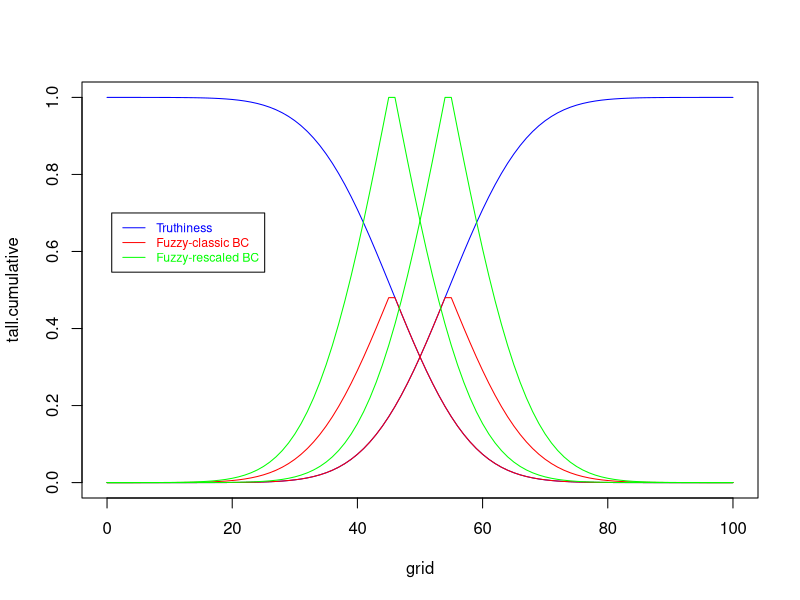
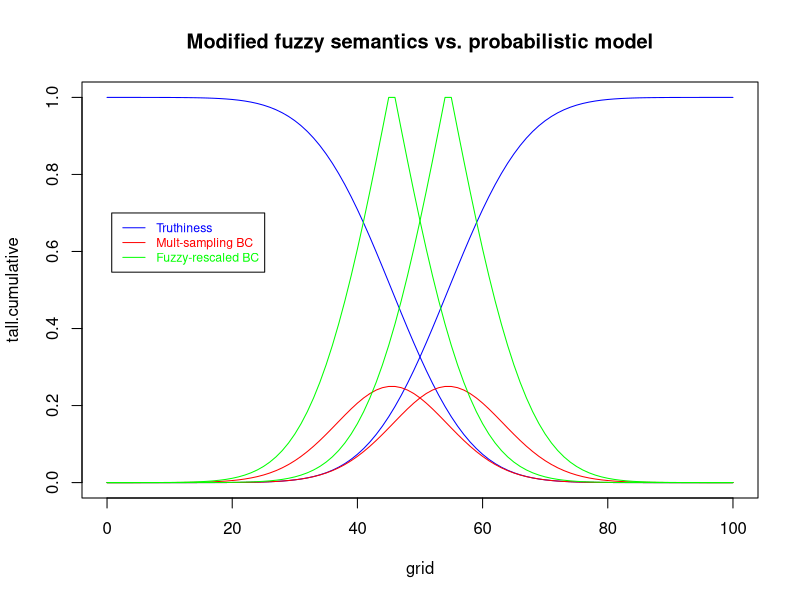

Write R code to recreate these figures, in order. (Note: this script raises an error after producing the figures.)
#
# Conceptual model for borderline contradictions. 
# Just semantics: We assume some distribution and then apply
# the definitions.
#

Normalize = function(v) {
  sm = sum(v)
  if (length(v) == 0) warning("Attempt to normalize empty vector")
  else if (sm <= 0) warning("Normalize(): Vector sum must be positive")
  else v/sm
}
vector.min = function(v1, v2) {
  ln = length(v1)
  if (ln != length(v2)) warning('unequal vector lenghts in vector.min()')
  else sapply(1:ln, function(i) min(v1[i], v2[i]))
}
decum = function(v) {
  out = rep(NA, length(v))
  out[1] = v[1]
  for (i in 2:length(v)) {
    out[i] = v[i] - v[i-1]
  }
  return(out)
}

maximum = 100
grid.size = 101
tall.mu = .55 * maximum
short.mu = .45 * maximum
both.sd = .1 * maximum

grid = seq(from=0, to=maximum, length.out=grid.size)

# normal prior:
tall.theta = Normalize(sapply(grid, FUN=function(x) dnorm(x, tall.mu, both.sd)))
short.theta = Normalize(sapply(grid, FUN=function(x) dnorm(x, short.mu, both.sd)))

# horns:
#tall.theta = Normalize(sapply(grid, FUN=function(x) x^8))
#short.theta = rev(tall.theta)


tall.cumulative = cumsum(tall.theta)
short.cumulative = rev(tall.cumulative)

not.tall.cumulative = 1 - tall.cumulative
not.short.cumulative = 1 - short.cumulative

neither.prob = not.tall.cumulative * not.short.cumulative
neither.fuzzy = vector.min(not.tall.cumulative, not.short.cumulative)

tall.fuzzy.classic.BC.cumulative = vector.min(tall.cumulative, not.tall.cumulative)
tall.fuzzy.rescaled.BC.cumulative = tall.fuzzy.classic.BC.cumulative / max(tall.fuzzy.classic.BC.cumulative)

short.fuzzy.classic.BC.cumulative = vector.min(short.cumulative, not.short.cumulative)
short.fuzzy.rescaled.BC.cumulative = short.fuzzy.classic.BC.cumulative / max(short.fuzzy.classic.BC.cumulative)

tall.mult.sampling.BC.cumulative = tall.cumulative * not.tall.cumulative
short.mult.sampling.BC.cumulative = short.cumulative * not.short.cumulative

# plot fuzzy classic vs fuzzy rescaled
plot(grid, tall.cumulative, col='blue', type='l', ylim=c(0,1))
lines(grid, short.cumulative, col='blue')
lines(grid, tall.fuzzy.classic.BC.cumulative, col='red')
lines(grid, short.fuzzy.classic.BC.cumulative, col='red')
lines(grid, tall.fuzzy.rescaled.BC.cumulative, col='green')
lines(grid, short.fuzzy.rescaled.BC.cumulative, col='green')
legend(x=.75, y=.7, c('Truthiness', 'Fuzzy-classic BC', 'Fuzzy-rescaled BC'), col=c('blue', 'red', 'green'), text.col=c('blue', 'red', 'green'), cex=.74, lty=1)

# plot fuzzy rescaled vs multiple sampling
plot(grid, tall.cumulative, col='blue', type='l', ylim=c(0,1), main='Modified fuzzy semantics vs. probabilistic model')
lines(grid, short.cumulative, col='blue')
lines(grid, tall.mult.sampling.BC.cumulative, col='red')
lines(grid, short.mult.sampling.BC.cumulative, col='red')
lines(grid, tall.fuzzy.rescaled.BC.cumulative, col='green')
lines(grid, short.fuzzy.rescaled.BC.cumulative, col='green')
legend(x=.75, y=.7, c('Truthiness', 'Mult-sampling BC', 'Fuzzy-rescaled BC'), col=c('blue', 'red', 'green'), text.col=c('blue', 'red', 'green'), cex=.74, lty=1)

# Next: plug into a pragmatic model ...

# choice point: does the improbability of the multiple-sampling being true affect the speaker probabilities? or do we just let costs do the work of sharpening this utterance?
degrees = grid
degree.mu = .5 * maximum
degree.sd = .15 * maximum
degree.prior = Normalize(sapply(degrees, function(x) dnorm(x, degree.mu, degree.sd)))
#degree.prior = Normalize(sapply(degrees, function(x) dbeta(x, .5, .5)))
lambda = 30
cost.param = .01

#utterances = c('tall', 'short', 'nada', 'not tall', 'not short', 'tall and not tall', 'short and not short', 'neither tall nor short')
utterances = c('tall', 'short', 'not tall', 'not short', 'tall and not tall', 'short and not short', 'neither tall nor short')
cost = function(u) cost.param * switch(u, 
                                       'tall' = 2,
                                       'short' = 2,
                                       'not tall' = 3,
                                       'not short' = 3,
                                       'tall and not tall' = 4,
                                       'short and not short' = 4,
                                       'neither tall nor short' = 4#,
                                      # 'nada' = 0
)
vacuous = rep(1, grid.size)
listener = function(semantic.theory) {
  sapply(utterances, function(u) {
    print(u)
    # truthiness is the likelihood function
    truthiness = sapply(degrees, FUN=function(d) {
      if (u == 'tall and not tall') {
        if (semantic.theory == 'fuzzy-classic') {
          sem = tall.fuzzy.classic.BC.cumulative
        } else if (semantic.theory == 'fuzzy-rescaled') {
          sem = tall.fuzzy.rescaled.BC.cumulative
        } else if (semantic.theory == 'mult-sampling') {
          sem = tall.mult.sampling.BC.cumulative
        } else warning('unknown semantic theory in function semantics()')
      } else if (u == 'short and not short') {
        if (semantic.theory == 'fuzzy-classic') {
          sem = short.fuzzy.classic.BC.cumulative
        } else if (semantic.theory == 'fuzzy-rescaled') {
          sem = short.fuzzy.rescaled.BC.cumulative
        } else if (semantic.theory == 'mult-sampling') {
          sem = short.mult.sampling.BC.cumulative
        } else warning('unknown semantic theory in function semantics()')
      } else if (u == 'neither tall nor short') {
        if (semantic.theory == 'mult-sampling') {
          sem = neither.prob
        } else {
          sem = neither.fuzzy
        }
      } else {
        # stuff shared among all theories
        sem = switch(u,
                   'tall' = tall.cumulative,
                   'short' = short.cumulative,
                   'not tall' = not.tall.cumulative,
                   'not short' = not.short.cumulative#,
                  # 'nada' = vacuous
        )
      }
      return(sem[which(degrees==d)])
    })
    return(Normalize(degree.prior * truthiness))
  })
}

listener.fuzzy.classic = listener('fuzzy-classic')
listener.fuzzy.rescaled = listener('fuzzy-rescaled')
listener.mult.sampling = listener('mult-sampling')

# P_S1(u | d) \propto exp(lambda * U(u))
#                   = exp(lambda * (P_L0(d | u) * cost(u))) 

speaker.prefs = function(d, semantic.theory) {
  listener.probs = switch(semantic.theory,
                  'fuzzy-classic' = listener.fuzzy.classic,
                'fuzzy-rescaled' = listener.fuzzy.rescaled,
                'mult-sampling' = listener.mult.sampling
                )
  listener.based.prefs = listener.probs[which(degrees == d),]
    # pick out the row where the relevant listener probs are
  utility.by.degree = sapply(degrees, function(x) -((x - d)^2))
  utt.pref = function(u) {
    interp.probs = listener.probs[,which(utterances==u)]
    expected.utility = sum(interp.probs * utility.by.degree) - cost(u)
    return(exp(lambda * expected.utility))
  }
  utt.probs = Normalize(sapply(utterances, utt.pref))
  return(utt.probs)
}

# taking speaker prefs to be a model of intuitive 'appropriateness':
theory.prefs = function(theory.name) {
  p = sapply(degrees, function(d) speaker.prefs(d, theory.name))
  rownames(p) = utterances
  colnames(p) = paste('d=', round(degrees,2), sep='')
  return(p)
}
fuzzy.classic.prefs = theory.prefs('fuzzy-classic')
fuzzy.rescaled.prefs = theory.prefs('fuzzy-rescaled')
mult.sampling.prefs = theory.prefs('mult-sampling')

cols = rainbow(length(utterances))
plot.utt.prefs = function(theory.name) {
  prefs = switch(theory.name, 
                 'fuzzy-classic' = fuzzy.classic.prefs,
                 'fuzzy-rescaled' = fuzzy.rescaled.prefs,
                 'mult-sampling' = mult.sampling.prefs
                 )
  plot(degrees, prefs[1,], col=cols[1], type='l', xlim=c(0,maximum), ylim=c(min(prefs),max(prefs)), main=paste('Speaker prefs:', theory.name))
  for (i in 2:length(utterances)) {
    lines(degrees, prefs[i,], col=cols[i])
  }
  legend('topright', utterances, text.col=cols, col=colss, lty=1, cex=.4)
}

par(mfrow=c(2,1))
#plot.utt.prefs('fuzzy-classic')
#plot.utt.prefs('fuzzy-rescaled')
plot.utt.prefs('mult-sampling')

plot.interp = function(theory.name) {
  prefs = switch(theory.name, 
                 'fuzzy-classic' = t(listener.fuzzy.classic),
                 'fuzzy-rescaled' = t(listener.fuzzy.rescaled),
                 'mult-sampling' = t(listener.mult.sampling)
  )
  plot(degrees, prefs[1,], col=cols[1], type='l', xlim=c(0,maximum), ylim=c(min(prefs), max(prefs)), main=paste('Interp:', theory.name))
  for (i in 2:length(utterances)) {
    lines(degrees, prefs[i,], col=cols[i])
  }
  legend('topright', utterances, text.col=cols, col=cols, lty=1, cex=.4)
}

#par(mfrow=c(1,1))
#plot.interp('fuzzy-classic')
#plot.interp('fuzzy-rescaled')
plot.interp('mult-sampling')

# implementation of metalinguistic negation for not P and not not-P?

